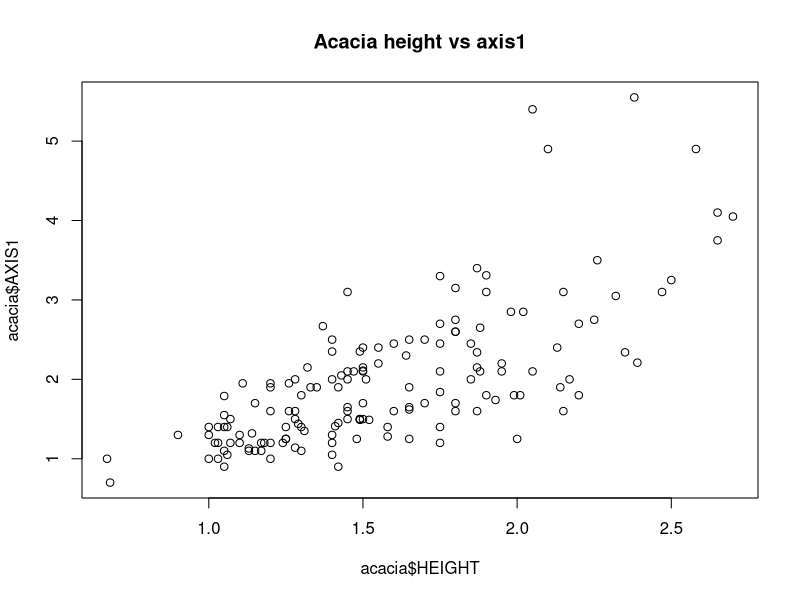
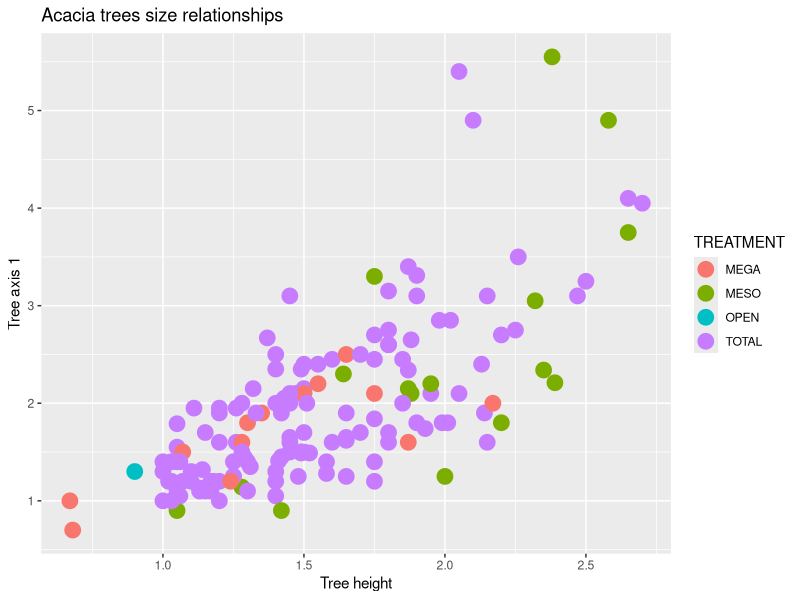

Source code (R) for these figures, in order:
## ---- chunk 1
knitr::opts_chunk$set(echo = TRUE)
## ---- chunk 2
getwd()
## ---- chunk 3
read.csv(file = "../data-raw/ACACIA_DREPANOLOBIUM_SURVEY.txt", sep = "\t")
## ---- chunk 4
acacia <- read.csv(file = "../data-raw/ACACIA_DREPANOLOBIUM_SURVEY.txt", sep = "\t")
## ---- chunk 5
head(acacia)
str(acacia)

## ---- chunk 6
acacia[,6]
str(acacia)
## ---- chunk 7
acacia$SURVEY
acacia[, 1]
acacia[, "SURVEY"]
## ---- chunk 8

## ---- chunk 9
head(acacia)
str(acacia)
acacia
class(acacia$HEIGHT)
is.numeric(acacia$HEIGHT)
acacia$HEIGHT
as.numeric(acacia$HEIGHT)
## ---- chunk 10
acacia$HEIGHT <- as.numeric(acacia$HEIGHT)
acacia$HEIGHT
## ---- chunk 11
read.csv(file = "../data-raw/ACACIA_DREPANOLOBIUM_SURVEY.txt",
         sep = "\t",
         na.strings = "dead")
is.numeric(acacia$HEIGHT)
## ---- chunk 12
plot(x = acacia$HEIGHT, y = acacia$AXIS1, main = "Acacia height vs axis1")
## ---- chunk 13
library(ggplot2)

ggplot(data = acacia, mapping = aes(x = HEIGHT, y = AXIS1, color = TREATMENT)) +
  geom_point(size = 5) +
  labs(x = "Tree height", y = "Tree axis 1", title = "Acacia trees size relationships")

## ---- chunk 14
colors()
